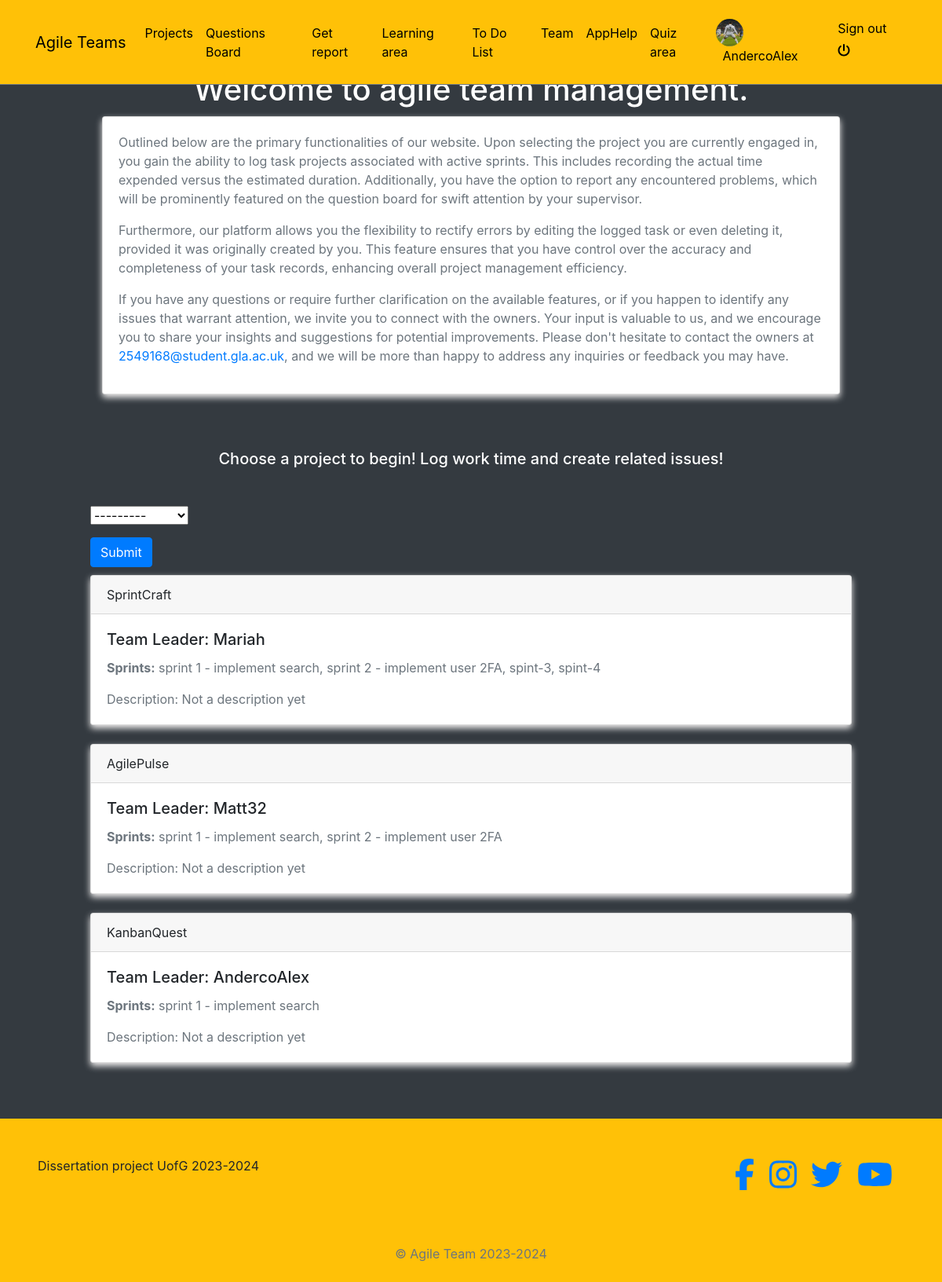
The app's page / (signed in) with its own data.
### areas/models.py (models this page shows)
class ProductionLine(models.Model):
    name = models.CharField(max_length=200)
    team_leader = models.ForeignKey(Profile, on_delete=models.CASCADE)
    products = models.ManyToManyField(Product)
    description = models.CharField(max_length=500, default='Not a description yet')
    def __str__(self):
        return self.name

### profiles/models.py (models this page shows)
class Profile(models.Model):
    user = models.OneToOneField(User, on_delete=models.CASCADE)
    bio = models.TextField()
    profile_picture = models.ImageField(upload_to=get_upload_path, default="uploads/profile/img/avatar.png", validators=[FileExtensionValidator(['png', 'jpg', 'jpeg'])])
    team = models.CharField(max_length=200, choices=TEAM_CHOICES)  # Use choices for team
    updated = models.DateTimeField(auto_now=True)
    created = models.DateTimeField(auto_now_add=True)
    def __str__(self):
        return "{}".format(self.user)

### products/models.py (models this page shows, shortened)
class Product(models.Model):
    name = models.CharField(max_length=200)
    description = models.TextField(blank=True, null=True)
    short_code = models.CharField(max_length=200)
    updated = models.TimeField(auto_now=True)
    created = models.TimeField(auto_now_add=True)

### reports/views.py (the view, shortened to what this page needs)
# urls.py: path('', HomeView.as_view(), name='home'),
class HomeView(FormView):
    template_name = "reports/home.html"
    form_class = ReportSelectLineForm
    def get_form_kwargs(self):
        kwargs = super(HomeView, self).get_form_kwargs()
        kwargs['user'] = self.request.user
        return kwargs
    def get_context_data(self, **kwargs):
        context = super().get_context_data(**kwargs)
        context['production_lines'] = ProductionLine.objects.all().prefetch_related('products')
        return context

### reports/forms.py
class ReportSelectLineForm(forms.Form):
    production_line = forms.ModelChoiceField(queryset=ProductionLine.objects.none(), label = '')
    def __init__(self, user, *args, **kwargs):
        self.user = user
        super(ReportSelectLineForm, self).__init__(*args, **kwargs)
        self.fields['production_line'].queryset = ProductionLine.objects.all()

### blogs/context_processors.py (called while the page is built)
def get_categories(request):
    categories = Category.objects.all()
    return dict(categories=categories)

### profiles/context_processors.py (called while the page is built)
def profile_pic(request):
    if request.user.is_authenticated:
        user = request.user
        try:
            profile_obj = Profile.objects.get(user=user)
            pic = profile_obj.profile_picture
        except Profile.DoesNotExist:
            pic = None
        return {'picture':pic}
    return {}

def get_profile(request):
    if request.user.is_authenticated:
        user = request.user
        try:
            profile_obj = Profile.objects.get(user=user)
        except Profile.DoesNotExist:
            pic = None
        return {'profile':profile_obj}
    return {}

### reports/templates/reports/home.html (shortened to what this page needs)
{% extends 'base.html' %}
{% load crispy_forms_tags %}
{% block content %}
<div class ="col-10 mx-auto m-10" style="margin-top: 70px;">
    <div class = "text-center text-white h1"> Welcome to agile team management. </div>
    <div class="container" style='margin-top: 10px;'>
        <div class="card">
            <div class="card-body">
                <p>Outlined below are the primary functionalities of our website. Upon selecting the project you are currently engaged in, you gain the ability to log task projects associated with active sprints. This includes recording the actual time expended versus the estimated duration. Additionally, you have the option to report any encountered problems, which will be prominently featured on the question board for swift attention by your supervisor.</p>
                <p>Furthermore, our platform allows you the flexibility to rectify errors by editing the logged task or even deleting it, provided it was originally created by you. This feature ensures that you have control over the accuracy and completeness of your task records, enhancing overall project management efficiency.</p>
                <p>If you have any questions or require further clarification on the available features, or if you happen to identify any issues that warrant attention, we invite you to connect with the owners. Your input is valuable to us, and we encourage you to share your insights and suggestions for potential improvements. Please don't hesitate to contact the owners at <a href="mailto:2549168@student.gla.ac.uk">2549168@student.gla.ac.uk</a>, and we will be more than happy to address any inquiries or feedback you may have.</p>
            </div>
        </div>
    </div>
{% if request.user.is_authenticated  %}
<div class = "text-center text-white h5 mb-5" style="margin-top: 70px;"> Choose a project to begin! Log work time and create related issues! </div>
<form action="" method="POST">
{{form|crispy}}
<button type="submit" class = "btn btn-primary"> Submit </button>
</form>
{% for line in production_lines %}
<div class="card mb-4" style='margin-top: 10px;'>
    <div class="card-header">
        {{ line.name }}
    </div>
    <div class="card-body">
        <h5 class="card-title">Team Leader: {{ line.team_leader }}</h5>
        <p class="card-text">
            <strong>Sprints:</strong>
            {% for product in line.products.all %}
                {{ product.name }}{% if not forloop.last %}, {% endif %}
            {% endfor %}
        </p>
        <p class="card-text">Description: {{ line.description }}</p>
    </div>
</div>
{% endfor %}
{% else %}
<div class = "text-white text-center h3"> Please log in! </div>
{% endif %}
<div class ="col-6 mx-auto m-10" style="margin-top: 70px;"> </div>
</div>
{% endblock content %}

### templates/navbar.html (shortened to what this page needs)
<!DOCTYPE html>
<html lang="en">
<head>
</head>
<body>
<nav class="navbar navbar-icon-top navbar-expand-lg navbar-dark bg-warning border-bottom border-secondary fixed-top py-3">
    <div class="container">
        <a class="navbar-brand" href="{% url 'help' %}">Agile Teams</a>
        <div class="collapse navbar-collapse" id="navbarSupportedContent">
            <ul class="navbar-nav mr-auto">
                <li class="nav-item">
                    <a class="nav-link" href="{% url "reports:home" %}">Projects</a>
                </li>
                <li class="nav-item">
                    <a class="nav-link" href="{% url "posts:post-list" %}">Questions Board</a>
                </li>
                <li class="nav-item">
                    <a class="nav-link" href="{% url "reports:select-view" %}">Get report</a>
                </li>
                <li class="nav-item">
                    <a class="nav-link" href="{% url 'home' %}">Learning area</a>
                </li>
                <li class="nav-item">
                    <a class="nav-link" href="{% url 'todo' %}">To Do List</a>
                </li>
                <li class="nav-item">
                    <a class="nav-link" href="{% url 'team' %}">Team</a>
                </li>
                <li class="nav-item">
                    <a class="nav-link" href="{% url 'help' %}">AppHelp</a>
                </li>
                <li class="nav-item">
                    <a class="nav-link" href="{% url 'quiz:quiz_home' %}">Quiz area</a>
                </li>
            </ul>
            <ul class='navbar-nav'>
                {% if request.user.is_authenticated %}
                    <li class='nav-item'>
                        <a class='nav-link' href='{% url "profiles:profile-view" %}'>
                            <img src='{{picture.url}}' class='img-avatar' alt='profile picture'>
                            <span class='ml-2'> {{request.user}} </span>
                        </a>
                    </li>
                    <li class="nav-item">
                        <a class="nav-link" href="{% url 'account_logout' %}">
                            Sign out <i class="fas fa-power-off mt-2"></i>
                        </a>
                    </li>
                {% else %}
                    <li class="nav-item">
                        <a class="nav-link" href="{% url 'account_login' %}">
                            Sign in <i class="fa fa-sign-in-alt"></i>
                        </a>
                    </li>
                {% endif %}
            </ul>
        </div>
    </div>
</nav>
</body>
</html>

### static/style.css (style rules this page uses)
.img-avatar { height: 35px; width: 35px; border-radius: 50%; }
body { background-color: orange; }

### static/test.css (style rules this page uses)
body { font-family: 'Arial', sans-serif; background-color: orange; margin: 0; padding: 0; }
.navbar-nav .nav-link { color: black !important; }
.card { box-shadow: 0 4px 8px #f5f3f3; transition: transform 0.3s, box-shadow 0.3s; }
.card-body { padding: 20px; }
p { color: #6c757d; }
.text-center { text-align: center; }
.text-white { color: #ffffff; }

### templates/navbar.html (style rules this page uses)
.navbar-nav .nav-link { color: black !important; }
.navbar-brand { color: black !important; }

### records on screen
ProductionLine: name "SprintCraft", team_leader "Mariah", description "Not a description yet"
Product: name "sprint 1 - implement search"
Product: name "sprint 2 - implement user 2FA"
Product: name "spint-3"
Product: name "spint-4"
ProductionLine: name "AgilePulse", team_leader "Matt32", description "Not a description yet"
ProductionLine: name "KanbanQuest", team_leader "AndercoAlex", description "Not a description yet"

### other values on screen
{{ request.user }} "AndercoAlex"
